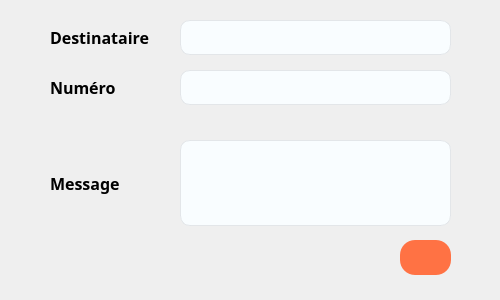
<?xml version="1.0" encoding="UTF-8"?>
<ui version="4.0">
 <class>Sms</class>
 <widget class="QDialog" name="Sms">
  <property name="geometry">
   <rect>
    <x>0</x>
    <y>0</y>
    <width>500</width>
    <height>300</height>
   </rect>
  </property>
  <property name="windowTitle">
   <string>Dialog</string>
  </property>
  <property name="styleSheet">
   <string notr="true">#Sms{
background-image:url(:/Resources/client_img/bg.png);
}</string>
  </property>
  <widget class="QLineEdit" name="numSms">
   <property name="geometry">
    <rect>
     <x>180</x>
     <y>70</y>
     <width>271</width>
     <height>35</height>
    </rect>
   </property>
   <property name="font">
    <font>
     <family>Montserrat</family>
     <pointsize>12</pointsize>
    </font>
   </property>
   <property name="styleSheet">
    <string notr="true">#numSms{
background-color: #F9FDFF;
border:1px solid rgba(222, 226, 230, 0.8);
padding-left:5px;
border-radius:10px;
color:#585856
}
#numSms:focus{
border:1px solid #6568f3;
outline:none;
}
</string>
   </property>
  </widget>
  <widget class="QLineEdit" name="destSms">
   <property name="geometry">
    <rect>
     <x>180</x>
     <y>20</y>
     <width>271</width>
     <height>35</height>
    </rect>
   </property>
   <property name="font">
    <font>
     <family>Montserrat</family>
     <pointsize>12</pointsize>
    </font>
   </property>
   <property name="styleSheet">
    <string notr="true">#destSms{
background-color: #F9FDFF;
border:1px solid rgba(222, 226, 230, 0.8);
padding-left:5px;
border-radius:10px;
color:#585856
ReadOnly(true);
}
#destSms:focus{
border:1px solid #6568f3;
outline:none;
}
</string>
   </property>
  </widget>
  <widget class="QPlainTextEdit" name="msgSms">
   <property name="geometry">
    <rect>
     <x>180</x>
     <y>140</y>
     <width>271</width>
     <height>86</height>
    </rect>
   </property>
   <property name="font">
    <font>
     <family>Montserrat</family>
     <pointsize>12</pointsize>
    </font>
   </property>
   <property name="styleSheet">
    <string notr="true">#msgSms{
background-color: #F9FDFF;
border:1px solid rgba(222, 226, 230, 0.8);
padding-left:5px;
border-radius:10px;
color:#585856
}
#msgSms:focus{
border:1px solid #6568f3;
outline:none;
}
</string>
   </property>
  </widget>
  <widget class="QLabel" name="label">
   <property name="geometry">
    <rect>
     <x>50</x>
     <y>20</y>
     <width>111</width>
     <height>35</height>
    </rect>
   </property>
   <property name="font">
    <font>
     <family>Montserrat</family>
     <pointsize>12</pointsize>
     <weight>75</weight>
     <bold>true</bold>
    </font>
   </property>
   <property name="text">
    <string>Destinataire</string>
   </property>
  </widget>
  <widget class="QPushButton" name="sendSmsBtn">
   <property name="geometry">
    <rect>
     <x>400</x>
     <y>240</y>
     <width>51</width>
     <height>35</height>
    </rect>
   </property>
   <property name="cursor">
    <cursorShape>PointingHandCursor</cursorShape>
   </property>
   <property name="styleSheet">
    <string notr="true">QPushButton {
 	background-color: rgb(255, 114, 68);
	border:none;
	border-radius:15px;
}

QPushButton::hover {
  	background-color: rgb(254, 129, 75);
}</string>
   </property>
   <property name="text">
    <string/>
   </property>
   <property name="icon">
    <iconset resource="Client_resources.qrc">
     <normaloff>:/Resources/client_img/send_icon.png</normaloff>:/Resources/client_img/send_icon.png</iconset>
   </property>
   <property name="iconSize">
    <size>
     <width>17</width>
     <height>17</height>
    </size>
   </property>
  </widget>
  <widget class="QLabel" name="label_2">
   <property name="geometry">
    <rect>
     <x>50</x>
     <y>70</y>
     <width>81</width>
     <height>35</height>
    </rect>
   </property>
   <property name="font">
    <font>
     <family>Montserrat</family>
     <pointsize>12</pointsize>
     <weight>75</weight>
     <bold>true</bold>
    </font>
   </property>
   <property name="text">
    <string>Numéro</string>
   </property>
  </widget>
  <widget class="QLabel" name="label_3">
   <property name="geometry">
    <rect>
     <x>50</x>
     <y>140</y>
     <width>101</width>
     <height>86</height>
    </rect>
   </property>
   <property name="font">
    <font>
     <family>Montserrat</family>
     <pointsize>12</pointsize>
     <weight>75</weight>
     <bold>true</bold>
    </font>
   </property>
   <property name="text">
    <string>Message</string>
   </property>
  </widget>
 </widget>
 <resources>
  <include location="Client_resources.qrc"/>
 </resources>
 <connections/>
</ui>
